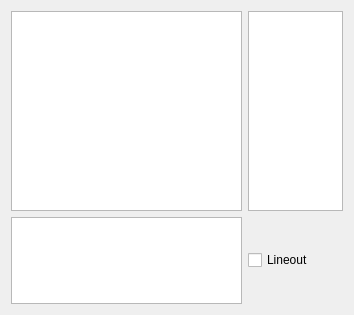
<?xml version="1.0" encoding="UTF-8"?>
<ui version="4.0">
 <class>Form</class>
 <widget class="QWidget" name="Form">
  <property name="geometry">
   <rect>
    <x>0</x>
    <y>0</y>
    <width>354</width>
    <height>315</height>
   </rect>
  </property>
  <property name="windowTitle">
   <string>Form</string>
  </property>
  <layout class="QGridLayout" name="gridLayout">
   <item row="0" column="0">
    <widget class="GraphicsLayoutWidget" name="image_canvas">
     <property name="minimumSize">
      <size>
       <width>200</width>
       <height>200</height>
      </size>
     </property>
    </widget>
   </item>
   <item row="0" column="1">
    <widget class="GraphicsLayoutWidget" name="ylineout_canvas">
     <property name="maximumSize">
      <size>
       <width>120</width>
       <height>16777215</height>
      </size>
     </property>
    </widget>
   </item>
   <item row="1" column="0">
    <widget class="GraphicsLayoutWidget" name="xlineout_canvas">
     <property name="maximumSize">
      <size>
       <width>16777215</width>
       <height>120</height>
      </size>
     </property>
    </widget>
   </item>
   <item row="1" column="1">
    <widget class="QCheckBox" name="lineoutCheckBox">
     <property name="maximumSize">
      <size>
       <width>100</width>
       <height>16777215</height>
      </size>
     </property>
     <property name="text">
      <string>Lineout</string>
     </property>
    </widget>
   </item>
  </layout>
 </widget>
 <customwidgets>
  <customwidget>
   <class>GraphicsLayoutWidget</class>
   <extends>QGraphicsView</extends>
   <header>pyqtgraph</header>
   <container>1</container>
  </customwidget>
 </customwidgets>
 <resources/>
 <connections/>
</ui>
